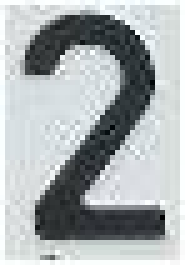
%> input picture Chuong trinh mau nhan dang chu so/So2_3.jpg, 37 x 53 px (shown 5 times larger)
$ octave nhandangchuso.m   (GNU Octave 9; MATLAB toolbox functions it lacks are replaced by stand-ins)
%> lines starting %> are read from the running program, lines starting %| are printed output that depends on the picture; in (x1, y1, x2, y2) boxes, pixels count from 0 and x2, y2 are one past the last pixel; in counts of white or black regions, pixels touching at a corner belong together; the program's own positions count from 1
### Chuong trinh mau nhan dang chu so/trichdactrung.m
% Programmed by   : Huynh Thai Hoang, University of Technology at Ho Chi Minh City.
% Last updated    : Nov 11, 2014

function x=trichdactrung(Ibw)
x=zeros(96,1);
for hang=1:12
    for cot=1:8,
        x((hang-1)*8+cot,1)=sum(sum(Ibw(5*(hang-1)+1:5*hang,...
                                5*(cot-1)+1:5*cot)));
    end;
end;
end

### Chuong trinh mau nhan dang chu so/nhandangchuso.m
% Programmed by   : Huynh Thai Hoang, University of Technology at Ho Chi Minh City.
% Last updated    : Nov 11, 2014

%doc anh goc
clc
clear all;

img1=imread('So2_3.jpg');
%> img1 is the input picture: size 53x37x3 uint8; mean R, G, B 169.4, 175.2, 176.8
subplot(221);
imshow(img1);

img2=rgb2gray(img1); %chuyen sang anh xam
subplot(222);
imshow(img2);

level = graythresh(img2); %chuyen sang anh nhi phan
%> level = 0.547
img3 = im2bw(img2,level);
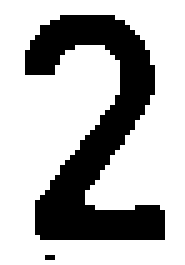
%> img3: size 53x37 logical (shown 5 times larger); 70.7% white; 2 black regions (1 under 20 px), largest, box (x1, y1, x2, y2) and area: (5, 3, 33, 48) 573
subplot(223);
imshow(img3);

img4 = imresize(img3,[60 40]);
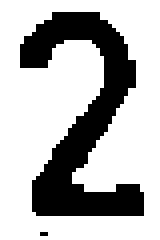
%> img4: size 60x40 logical (shown 4 times larger); 71.2% white; 2 black regions (1 under 20 px), largest, box (x1, y1, x2, y2) and area: (5, 3, 36, 54) 689
subplot(224);
imshow(img4);

x=trichdactrung(img4);
%> after the loop in trichdactrung, `for hang=1:12`: x = 96 values, max 25 at index 1, min 0 at index 12, mean 17.8

%> (the run ends here)
